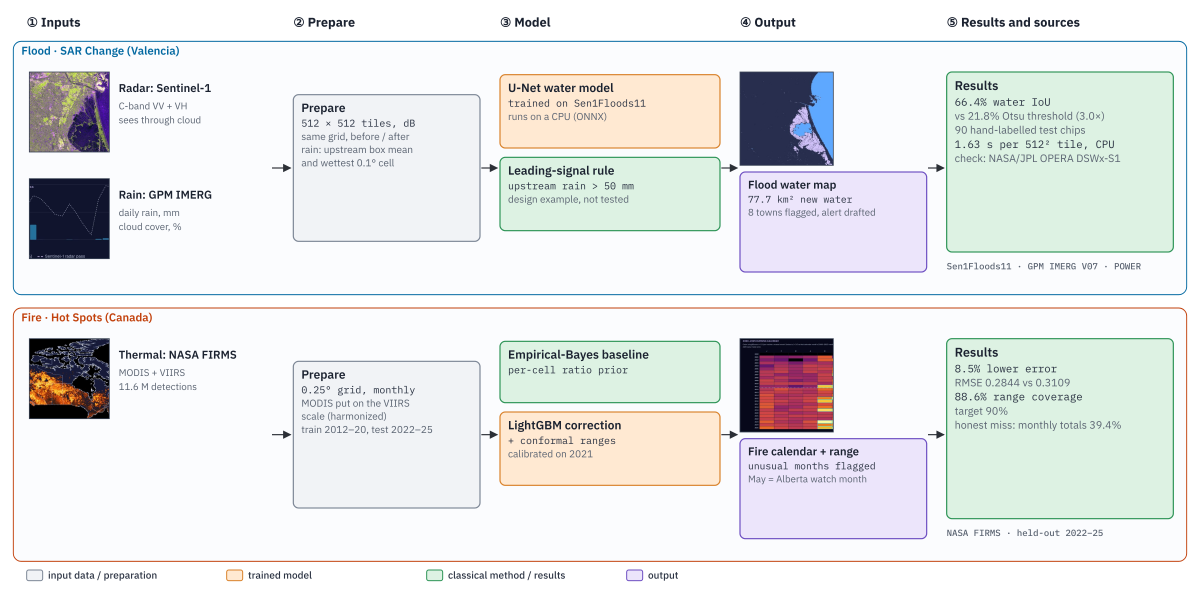
#> input picture submission/assets/shots/arch-1.png, 3600 x 1800 px, given in place of flood-rain.png, which was not available (shown at 1/3 size)
$ python deck_compose.py
#> lines starting #> are read from the running program, lines starting #| are printed output that depends on the picture
"""Compose tight deck frames from the tasking captures (submission/assets/shots/*.png -> comp-*.png)."""
from PIL import Image
from pathlib import Path
D = Path(__file__).resolve().parents[1] / "submission/assets/shots"; BG = (16, 20, 44)
def crop(n, x0, y0, x1, y1):
#> called with n = 'flood-rain', x0 = 0.685, y0 = 0.19, x1 = 0.99, y1 = 0.58
    im = Image.open(D / f"{n}.png").convert("RGB"); w, h = im.size
#> in crop, im is the input picture: PIL image 3600x1800 RGB; mean R, G, B 230.4, 232.2, 232.3
#> after `w, h = im.size`: w = 3600; h = 1800
    return im.crop((int(x0 * w), int(y0 * h), int(x1 * w), int(y1 * h)))
#> call 2 of crop, with n = 'flood-rain', x0 = 0.1, y0 = 0.17, x1 = 0.48, y1 = 0.74
#> in crop (call 2), `return im.crop((int(x0 * w), int(y0 * h), int(x1 * w), int(y1 * h)))`:
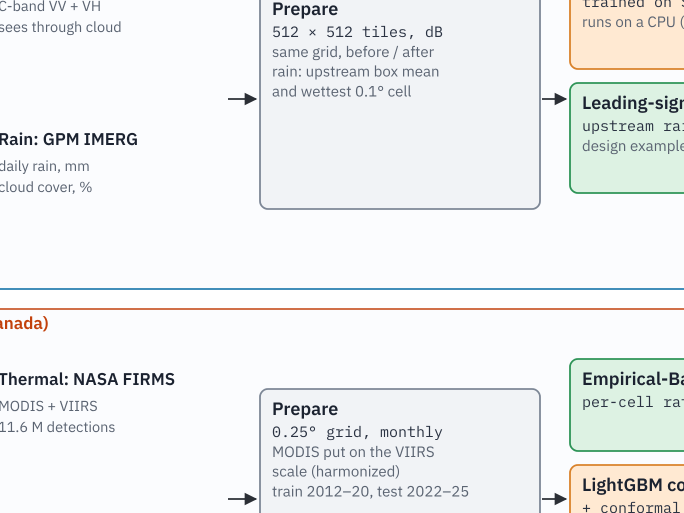
#> returned value: PIL image 1368x1026 RGB (shown at 1/2 size); mean R, G, B 238.8, 240.7, 241.1
def stack(parts, W=900, gap=18, pad=0):
#> called with W = 900, gap = 18, pad = 14
    rs = [p.resize((W, round(p.height * W / p.width)), Image.LANCZOS) for p in parts]
#> rs = 2 items
    H = sum(r.height for r in rs) + gap * (len(rs) - 1) + 2 * pad
#> H = 1296
    out = Image.new("RGB", (W + 2 * pad, H), BG); y = pad
#> after `out = Image.new('RGB', (W + 2 * pad, H), BG)`:
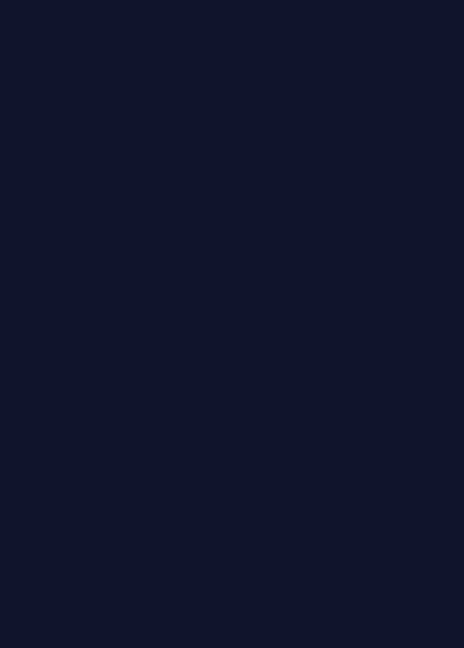
#> out: PIL image 928x1296 RGB (shown at 1/2 size); mean R, G, B 16, 20, 44
    for r in rs: out.paste(r, (pad, y)); y += r.height + gap
#> this loop made 2 passes
#> y on passes 1 to 2: 607, 1300
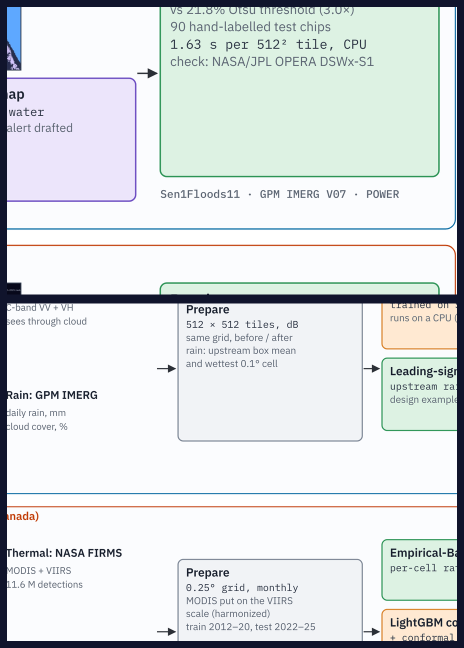
#> out: PIL image 928x1296 RGB (shown at 1/2 size); mean R, G, B 220.1, 225.1, 226.3
#> after the loop, y = 1300
    return out
# slide 3 · 1 signal: the 91 mm / 99% cards over the chart around 29 Oct
stack([crop("flood-rain", .685, .19, .99, .58), crop("flood-rain", .10, .17, .48, .74)], pad=14).save(D / "comp-flood-signal.png")
# slide 3 · 2 radar map: the 8 towns
crop("flood-map-run", .36, .27, 1.0, 1.0).save(D / "comp-flood-map.png")
#> call 3 of crop, with n = 'flood-map-run', x0 = 0.36, y0 = 0.27, x1 = 1, y1 = 1
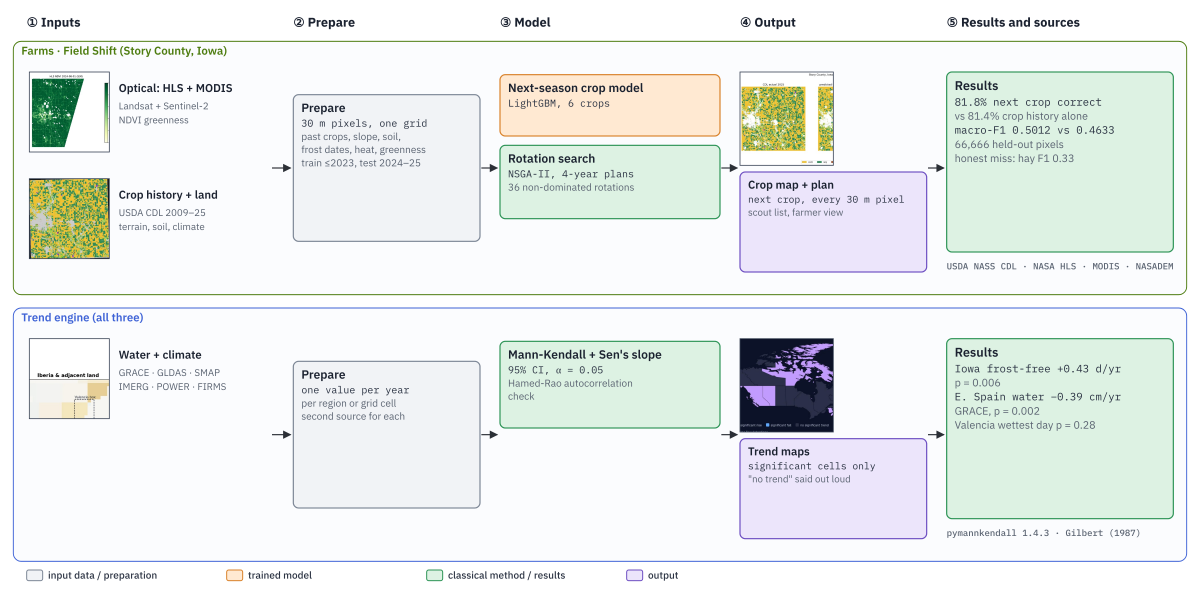
#> input picture submission/assets/shots/arch-2.png, 3600 x 1800 px, given in place of flood-map-run.png, which was not available (shown at 1/3 size)
#> in crop, im is the input picture: PIL image 3600x1800 RGB; mean R, G, B 234.1, 238.5, 236.9
# slide 3 · 4 dispatch: towns with team markers + the task queue mid-run
stack([crop("flood-map-run", .40, .50, 1.0, .84), crop("flood-queue-run", 0, 0, 1, 1)], pad=14).save(D / "comp-flood-dispatch.png")
#> call 4 of crop, with n = 'flood-map-run', x0 = 0.4, y0 = 0.5, x1 = 1, y1 = 0.84
#> in crop (call 4), `return im.crop((int(x0 * w), int(y0 * h), int(x1 * w), int(y1 * h)))`:
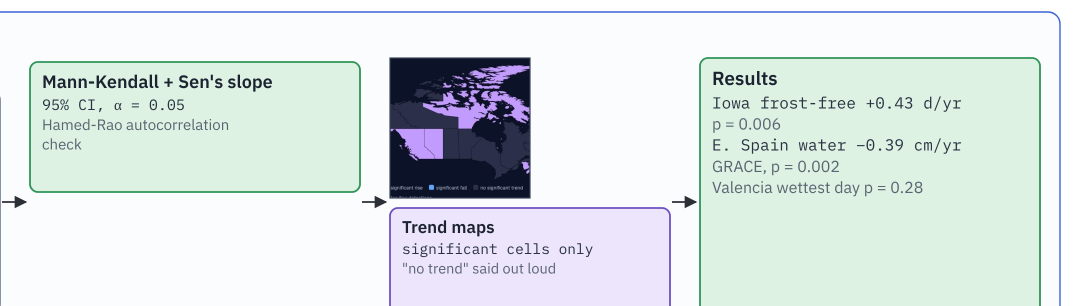
#> returned value: PIL image 2160x612 RGB (shown at 1/2 size); mean R, G, B 220, 228.7, 228.6
#> call 2 of stack, with W = 900, gap = 18, pad = 14
#> in stack (call 2), `H = sum(r.height for r in rs) + gap * (len(rs) - 1) + 2 * pad`: H = 751
#> in stack (call 2), `out = Image.new('RGB', (W + 2 * pad, H), BG)`:
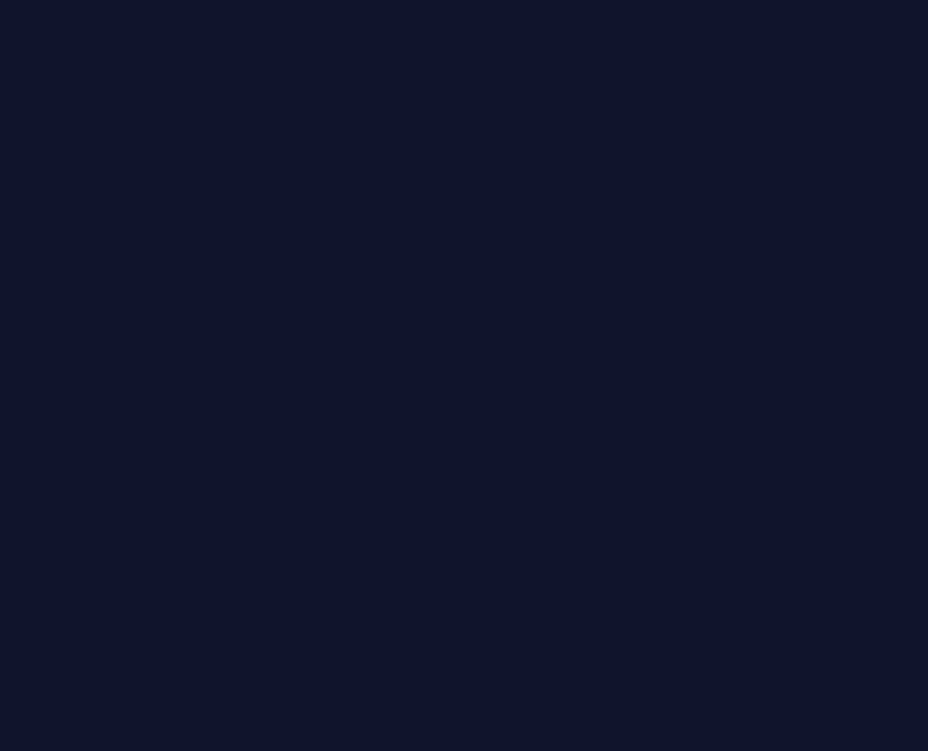
#> out: PIL image 928x751 RGB; mean R, G, B 16, 20, 44
#> the loop in stack (call 2), `for r in rs: out.paste(r, (pad, y)); y += r.height + gap` made 2 passes
#> y on passes 1 to 2: 287, 755
#> after the loop in stack (call 2), `for r in rs: out.paste(r, (pad, y)); y += r.height + gap`:
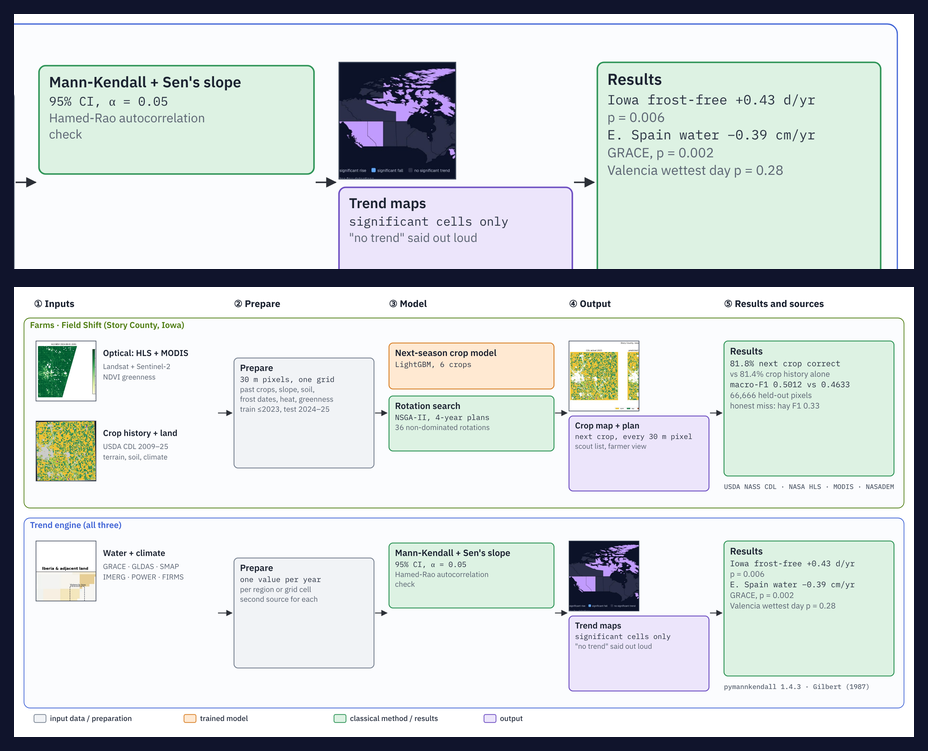
#> out: PIL image 928x751 RGB; mean R, G, B 209.6, 215.4, 216.6
#> after the loop in stack (call 2), `for r in rs: out.paste(r, (pad, y)); y += r.height + gap`: y = 755
# slide 1 hook: towns, markers done
#> (the run stopped early here; a loop or call above may not have finished)
